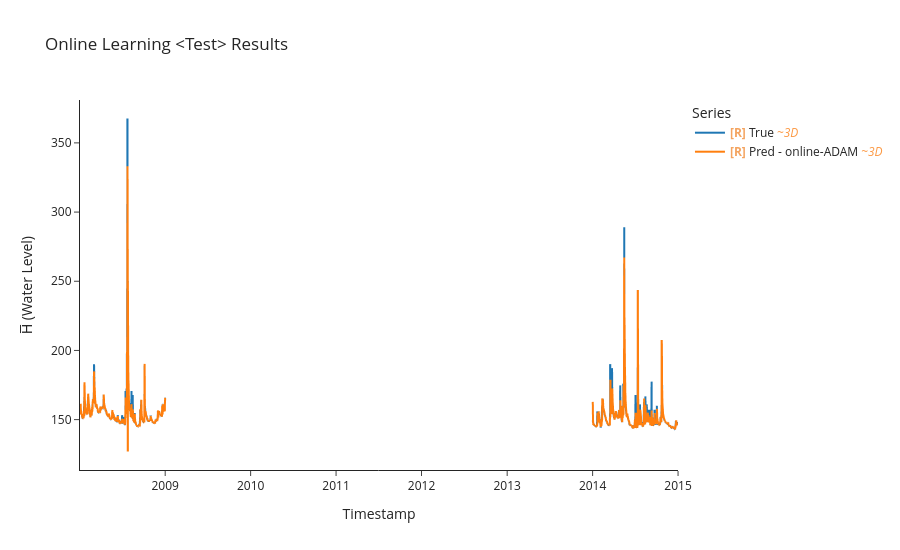

Notebook code cell kept with this figure:
### Code cell
# evaluation on test set
y_true_test, y_pred_test, time_indices_test = uf.model_evaluate_with_norm(model,criterion, test_ds, test_df.index,
                                                                 LOOKBACK, HORIZON, BATCH_SIZE)
uf.calculate_metrics_and_plot({"online-ADAM": (y_true_test, y_pred_test, time_indices_test)},
                              plot_title = 'Online Learning <Test> Results',
                              export_metrics= True,
                              export_html= True,
                              export_file_name='results/testing/online/Online Learning MLP test')
# Save predictions to CSV files to be used later in Experiments
uf.export_results_to_csv({"MLP": (y_true_test, y_pred_test,time_indices_test)}, 
                         "results/testing/predictions_vs_true/online")

### Figure 1 — Plotly figure (JSON) as saved in the notebook; plotly's stock layout.template omitted (floating-point values rounded to 4 significant figures; data arrays with more than 128 entries replaced by an {"elided": "..."} marker saying what was removed)
{"data": [{"hovertemplate": "Legend=True<br>Timestamp=%{x}<br>H̅ (Water Level)=%{y}<extra></extra>", "legendgroup": "True", "line": {"color": "#1f77b4", "dash": "solid", "width": 2}, "marker": {"symbol": "circle"}, "mode": "lines", "name": "<b style=\"color:sandybrown\">[R]</b> True <i style=\"color:#fc9944\">~3D</i>", "showlegend": true, "type": "scattergl", "uid": "ac7ea54c-283f-4bba-8a4b-64ee85697eb0", "x": {"elided": "1001 str values"}, "xaxis": "x", "y": {"elided": "1001 float values"}, "yaxis": "y"}, {"hovertemplate": "Legend=Pred - online-ADAM<br>Timestamp=%{x}<br>H̅ (Water Level)=%{y}<extra></extra>", "legendgroup": "Pred - online-ADAM", "line": {"color": "#ff7f0e", "dash": "solid", "width": 2}, "marker": {"symbol": "circle"}, "mode": "lines", "name": "<b style=\"color:sandybrown\">[R]</b> Pred - online-ADAM <i style=\"color:#fc9944\">~3D</i>", "showlegend": true, "type": "scattergl", "uid": "320bde77-fa70-4dfe-b336-762992db044f", "x": {"elided": "1001 str values"}, "xaxis": "x", "y": {"elided": "1001 float values"}, "yaxis": "y"}], "layout": {"height": 550, "legend": {"title": {"text": "Series"}, "tracegroupgap": 0}, "title": {"text": "Online Learning <Test> Results"}, "xaxis": {"anchor": "y", "domain": [0, 1], "title": {"text": "Timestamp"}}, "yaxis": {"anchor": "x", "domain": [0, 1], "title": {"text": "H̅ (Water Level)"}}}}
